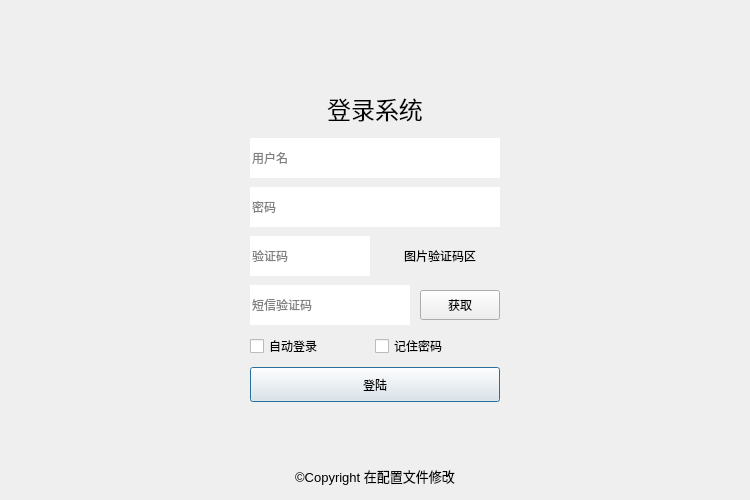
<?xml version="1.0" encoding="UTF-8"?>
<ui version="4.0">
 <class>Dialog</class>
 <widget class="QDialog" name="Dialog">
  <property name="geometry">
   <rect>
    <x>0</x>
    <y>0</y>
    <width>750</width>
    <height>500</height>
   </rect>
  </property>
  <property name="windowTitle">
   <string>登录系统</string>
  </property>
  <property name="windowIcon">
   <iconset resource="../resource/resource.qrc">
    <normaloff>:/resource/images/logo.png</normaloff>:/resource/images/logo.png</iconset>
  </property>
  <property name="styleSheet">
   <string notr="true"/>
  </property>
  <layout class="QHBoxLayout" name="horizontalLayout">
   <property name="spacing">
    <number>0</number>
   </property>
   <property name="leftMargin">
    <number>0</number>
   </property>
   <property name="topMargin">
    <number>0</number>
   </property>
   <property name="rightMargin">
    <number>0</number>
   </property>
   <property name="bottomMargin">
    <number>0</number>
   </property>
   <item>
    <widget class="QFrame" name="frame">
     <property name="styleSheet">
      <string notr="true"/>
     </property>
     <property name="frameShape">
      <enum>QFrame::NoFrame</enum>
     </property>
     <property name="frameShadow">
      <enum>QFrame::Raised</enum>
     </property>
     <widget class="QFrame" name="form">
      <property name="geometry">
       <rect>
        <x>230</x>
        <y>70</y>
        <width>290</width>
        <height>361</height>
       </rect>
      </property>
      <property name="frameShape">
       <enum>QFrame::NoFrame</enum>
      </property>
      <property name="frameShadow">
       <enum>QFrame::Raised</enum>
      </property>
      <layout class="QHBoxLayout" name="horizontalLayout_8">
       <property name="leftMargin">
        <number>20</number>
       </property>
       <property name="topMargin">
        <number>10</number>
       </property>
       <property name="rightMargin">
        <number>20</number>
       </property>
       <property name="bottomMargin">
        <number>20</number>
       </property>
       <item>
        <layout class="QVBoxLayout" name="verticalLayout_2" stretch="1,1,1,1,1,1,1">
         <property name="spacing">
          <number>0</number>
         </property>
         <item>
          <widget class="QLabel" name="label_2">
           <property name="maximumSize">
            <size>
             <width>9999</width>
             <height>40</height>
            </size>
           </property>
           <property name="font">
            <font>
             <family>黑体</family>
             <pointsize>18</pointsize>
             <bold>false</bold>
            </font>
           </property>
           <property name="text">
            <string>登录系统</string>
           </property>
           <property name="alignment">
            <set>Qt::AlignCenter</set>
           </property>
          </widget>
         </item>
         <item>
          <layout class="QHBoxLayout" name="horizontalLayout_9" stretch="0">
           <property name="spacing">
            <number>0</number>
           </property>
           <item>
            <widget class="LineEdit" name="username">
             <property name="minimumSize">
              <size>
               <width>90</width>
               <height>40</height>
              </size>
             </property>
             <property name="font">
              <font>
               <family>Microsoft YaHei</family>
              </font>
             </property>
             <property name="tabletTracking">
              <bool>false</bool>
             </property>
             <property name="frame">
              <bool>false</bool>
             </property>
             <property name="placeholderText">
              <string>用户名</string>
             </property>
             <property name="clearButtonEnabled">
              <bool>true</bool>
             </property>
            </widget>
           </item>
          </layout>
         </item>
         <item>
          <layout class="QHBoxLayout" name="horizontalLayout_10" stretch="0">
           <property name="spacing">
            <number>0</number>
           </property>
           <item>
            <widget class="LineEdit" name="password">
             <property name="sizePolicy">
              <sizepolicy hsizetype="Expanding" vsizetype="Fixed">
               <horstretch>0</horstretch>
               <verstretch>0</verstretch>
              </sizepolicy>
             </property>
             <property name="minimumSize">
              <size>
               <width>90</width>
               <height>40</height>
              </size>
             </property>
             <property name="baseSize">
              <size>
               <width>0</width>
               <height>0</height>
              </size>
             </property>
             <property name="font">
              <font>
               <family>Microsoft YaHei</family>
              </font>
             </property>
             <property name="frame">
              <bool>false</bool>
             </property>
             <property name="echoMode">
              <enum>QLineEdit::Password</enum>
             </property>
             <property name="placeholderText">
              <string>密码</string>
             </property>
             <property name="clearButtonEnabled">
              <bool>true</bool>
             </property>
            </widget>
           </item>
          </layout>
         </item>
         <item>
          <layout class="QHBoxLayout" name="horizontalLayout_11">
           <property name="spacing">
            <number>10</number>
           </property>
           <property name="sizeConstraint">
            <enum>QLayout::SetNoConstraint</enum>
           </property>
           <property name="rightMargin">
            <number>0</number>
           </property>
           <item>
            <widget class="LineEdit" name="graphic">
             <property name="sizePolicy">
              <sizepolicy hsizetype="Expanding" vsizetype="Fixed">
               <horstretch>0</horstretch>
               <verstretch>0</verstretch>
              </sizepolicy>
             </property>
             <property name="minimumSize">
              <size>
               <width>90</width>
               <height>40</height>
              </size>
             </property>
             <property name="font">
              <font>
               <family>Microsoft YaHei</family>
              </font>
             </property>
             <property name="frame">
              <bool>false</bool>
             </property>
             <property name="placeholderText">
              <string>验证码</string>
             </property>
             <property name="clearButtonEnabled">
              <bool>true</bool>
             </property>
            </widget>
           </item>
           <item>
            <widget class="ClickableLabel" name="image">
             <property name="sizePolicy">
              <sizepolicy hsizetype="Minimum" vsizetype="Fixed">
               <horstretch>0</horstretch>
               <verstretch>0</verstretch>
              </sizepolicy>
             </property>
             <property name="minimumSize">
              <size>
               <width>120</width>
               <height>40</height>
              </size>
             </property>
             <property name="maximumSize">
              <size>
               <width>80</width>
               <height>40</height>
              </size>
             </property>
             <property name="font">
              <font>
               <family>Microsoft YaHei</family>
              </font>
             </property>
             <property name="text">
              <string>图片验证码区</string>
             </property>
             <property name="alignment">
              <set>Qt::AlignCenter</set>
             </property>
            </widget>
           </item>
          </layout>
         </item>
         <item>
          <layout class="QHBoxLayout" name="horizontalLayout_12">
           <property name="spacing">
            <number>10</number>
           </property>
           <property name="rightMargin">
            <number>0</number>
           </property>
           <item>
            <widget class="LineEdit" name="code">
             <property name="minimumSize">
              <size>
               <width>50</width>
               <height>40</height>
              </size>
             </property>
             <property name="maximumSize">
              <size>
               <width>200</width>
               <height>16777215</height>
              </size>
             </property>
             <property name="font">
              <font>
               <family>Microsoft YaHei</family>
              </font>
             </property>
             <property name="frame">
              <bool>false</bool>
             </property>
             <property name="placeholderText">
              <string>短信验证码</string>
             </property>
             <property name="clearButtonEnabled">
              <bool>true</bool>
             </property>
            </widget>
           </item>
           <item>
            <widget class="PushButton" name="getCode">
             <property name="sizePolicy">
              <sizepolicy hsizetype="Preferred" vsizetype="Fixed">
               <horstretch>0</horstretch>
               <verstretch>0</verstretch>
              </sizepolicy>
             </property>
             <property name="minimumSize">
              <size>
               <width>80</width>
               <height>30</height>
              </size>
             </property>
             <property name="font">
              <font>
               <family>Microsoft YaHei</family>
              </font>
             </property>
             <property name="focusPolicy">
              <enum>Qt::TabFocus</enum>
             </property>
             <property name="text">
              <string>获取</string>
             </property>
             <property name="autoDefault">
              <bool>false</bool>
             </property>
            </widget>
           </item>
          </layout>
         </item>
         <item>
          <layout class="QHBoxLayout" name="horizontalLayout_13">
           <property name="topMargin">
            <number>0</number>
           </property>
           <property name="rightMargin">
            <number>0</number>
           </property>
           <property name="bottomMargin">
            <number>0</number>
           </property>
           <item>
            <widget class="CheckBox" name="session">
             <property name="font">
              <font>
               <family>Microsoft YaHei</family>
               <pointsize>9</pointsize>
              </font>
             </property>
             <property name="text">
              <string>自动登录</string>
             </property>
            </widget>
           </item>
           <item>
            <widget class="CheckBox" name="remember">
             <property name="font">
              <font>
               <family>Microsoft YaHei</family>
               <pointsize>9</pointsize>
              </font>
             </property>
             <property name="text">
              <string>记住密码</string>
             </property>
            </widget>
           </item>
          </layout>
         </item>
         <item>
          <widget class="PrimaryPushButton" name="login">
           <property name="sizePolicy">
            <sizepolicy hsizetype="Preferred" vsizetype="Fixed">
             <horstretch>0</horstretch>
             <verstretch>0</verstretch>
            </sizepolicy>
           </property>
           <property name="minimumSize">
            <size>
             <width>0</width>
             <height>35</height>
            </size>
           </property>
           <property name="font">
            <font>
             <family>Microsoft YaHei</family>
            </font>
           </property>
           <property name="text">
            <string>登陆</string>
           </property>
           <property name="default">
            <bool>true</bool>
           </property>
          </widget>
         </item>
        </layout>
       </item>
      </layout>
     </widget>
     <widget class="QLabel" name="copyright">
      <property name="geometry">
       <rect>
        <x>265</x>
        <y>460</y>
        <width>220</width>
        <height>31</height>
       </rect>
      </property>
      <property name="font">
       <font>
        <family>Arial</family>
        <pointsize>10</pointsize>
       </font>
      </property>
      <property name="text">
       <string>©Copyright 在配置文件修改</string>
      </property>
      <property name="alignment">
       <set>Qt::AlignCenter</set>
      </property>
     </widget>
    </widget>
   </item>
  </layout>
 </widget>
 <customwidgets>
  <customwidget>
   <class>CheckBox</class>
   <extends>QCheckBox</extends>
   <header>qfluentwidgets</header>
  </customwidget>
  <customwidget>
   <class>LineEdit</class>
   <extends>QLineEdit</extends>
   <header>qfluentwidgets</header>
  </customwidget>
  <customwidget>
   <class>ClickableLabel</class>
   <extends>QLabel</extends>
   <header>components/label_widget.h</header>
  </customwidget>
  <customwidget>
   <class>PushButton</class>
   <extends>QPushButton</extends>
   <header>qfluentwidgets</header>
  </customwidget>
  <customwidget>
   <class>PrimaryPushButton</class>
   <extends>QPushButton</extends>
   <header>qfluentwidgets</header>
  </customwidget>
 </customwidgets>
 <resources>
  <include location="../resource/resource.qrc"/>
 </resources>
 <connections/>
</ui>
